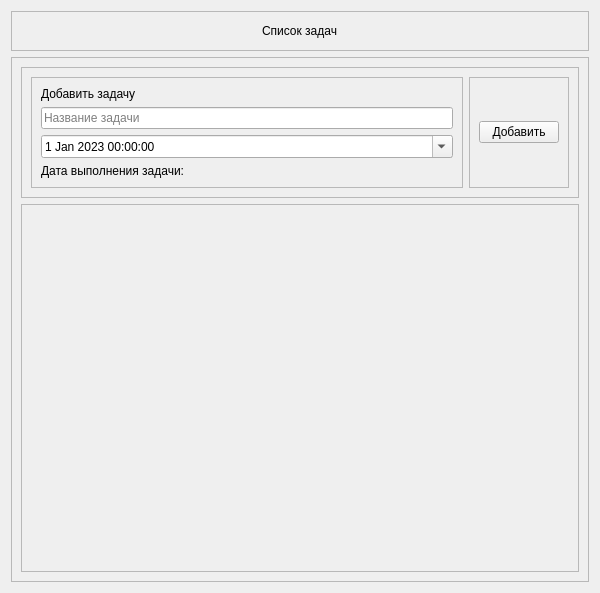
<?xml version="1.0" encoding="UTF-8"?>
<ui version="4.0">
 <class>ToDoAppForm</class>
 <widget class="QWidget" name="ToDoAppForm">
  <property name="geometry">
   <rect>
    <x>0</x>
    <y>0</y>
    <width>600</width>
    <height>593</height>
   </rect>
  </property>
  <property name="windowTitle">
   <string>Form</string>
  </property>
  <layout class="QVBoxLayout" name="verticalLayout">
   <item>
    <widget class="QFrame" name="titleBarFrame">
     <property name="frameShape">
      <enum>QFrame::StyledPanel</enum>
     </property>
     <property name="frameShadow">
      <enum>QFrame::Raised</enum>
     </property>
     <layout class="QHBoxLayout" name="horizontalLayout">
      <item>
       <spacer name="horizontalSpacer">
        <property name="orientation">
         <enum>Qt::Horizontal</enum>
        </property>
        <property name="sizeHint" stdset="0">
         <size>
          <width>235</width>
          <height>20</height>
         </size>
        </property>
       </spacer>
      </item>
      <item>
       <widget class="QLabel" name="titleText">
        <property name="text">
         <string>Список задач</string>
        </property>
       </widget>
      </item>
      <item>
       <spacer name="horizontalSpacer_2">
        <property name="orientation">
         <enum>Qt::Horizontal</enum>
        </property>
        <property name="sizeHint" stdset="0">
         <size>
          <width>235</width>
          <height>20</height>
         </size>
        </property>
       </spacer>
      </item>
     </layout>
    </widget>
   </item>
   <item>
    <widget class="QFrame" name="contentFrame">
     <property name="frameShape">
      <enum>QFrame::StyledPanel</enum>
     </property>
     <property name="frameShadow">
      <enum>QFrame::Raised</enum>
     </property>
     <layout class="QVBoxLayout" name="verticalLayout_2">
      <item>
       <widget class="QFrame" name="addToDoList">
        <property name="frameShape">
         <enum>QFrame::StyledPanel</enum>
        </property>
        <property name="frameShadow">
         <enum>QFrame::Raised</enum>
        </property>
        <layout class="QHBoxLayout" name="horizontalLayout_2">
         <item>
          <widget class="QFrame" name="addLeft">
           <property name="frameShape">
            <enum>QFrame::StyledPanel</enum>
           </property>
           <property name="frameShadow">
            <enum>QFrame::Raised</enum>
           </property>
           <layout class="QVBoxLayout" name="verticalLayout_3">
            <item>
             <widget class="QLabel" name="newTaskTextLabel">
              <property name="text">
               <string>Добавить задачу</string>
              </property>
             </widget>
            </item>
            <item>
             <widget class="QLineEdit" name="newTaskLineEdit">
              <property name="placeholderText">
               <string>Название задачи</string>
              </property>
             </widget>
            </item>
            <item>
             <widget class="QDateTimeEdit" name="dateTimeEdit">
              <property name="dateTime">
               <datetime>
                <hour>0</hour>
                <minute>0</minute>
                <second>0</second>
                <year>2023</year>
                <month>1</month>
                <day>1</day>
               </datetime>
              </property>
              <property name="date">
               <date>
                <year>2023</year>
                <month>1</month>
                <day>1</day>
               </date>
              </property>
              <property name="minimumDateTime">
               <datetime>
                <hour>0</hour>
                <minute>0</minute>
                <second>0</second>
                <year>2023</year>
                <month>1</month>
                <day>1</day>
               </datetime>
              </property>
              <property name="calendarPopup">
               <bool>true</bool>
              </property>
             </widget>
            </item>
            <item>
             <widget class="QLabel" name="newDateTextLabel">
              <property name="text">
               <string>Дата выполнения задачи:</string>
              </property>
             </widget>
            </item>
           </layout>
          </widget>
         </item>
         <item>
          <widget class="QFrame" name="addRight">
           <property name="frameShape">
            <enum>QFrame::StyledPanel</enum>
           </property>
           <property name="frameShadow">
            <enum>QFrame::Raised</enum>
           </property>
           <layout class="QVBoxLayout" name="verticalLayout_4">
            <item>
             <widget class="QPushButton" name="addNewTaskPushButton">
              <property name="text">
               <string>Добавить</string>
              </property>
             </widget>
            </item>
           </layout>
          </widget>
         </item>
        </layout>
       </widget>
      </item>
      <item>
       <widget class="QScrollArea" name="allNewTasksScrollArea">
        <property name="widgetResizable">
         <bool>true</bool>
        </property>
        <widget class="QWidget" name="allNewTasksContents">
         <property name="geometry">
          <rect>
           <x>0</x>
           <y>0</y>
           <width>560</width>
           <height>367</height>
          </rect>
         </property>
         <layout class="QVBoxLayout" name="verticalLayout_5">
          <item>
           <spacer name="verticalSpacer">
            <property name="orientation">
             <enum>Qt::Vertical</enum>
            </property>
            <property name="sizeHint" stdset="0">
             <size>
              <width>20</width>
              <height>371</height>
             </size>
            </property>
           </spacer>
          </item>
         </layout>
        </widget>
       </widget>
      </item>
     </layout>
    </widget>
   </item>
  </layout>
 </widget>
 <resources/>
 <connections/>
</ui>
